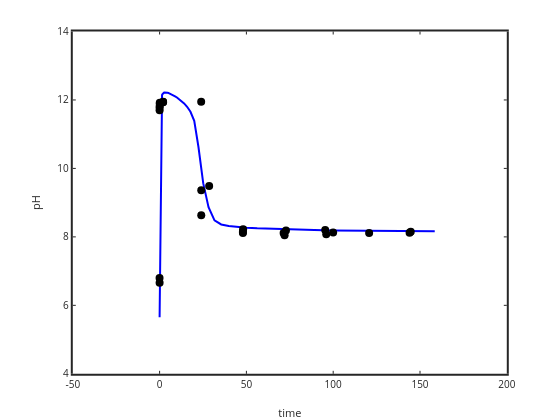

The notebook cell saved with this chart:
### Code cell
plot(time,pHphreeqc,'b-','linewidth',2); ylabel('pH'); xlabel('time')
hold on
%plot(timeres,pHres,'bo')
plot(sampletime,samplepH,'ko','markersize',8,'markerfacecolor','k')
set(gca,'linewidth',2)

### Figure 1 — Plotly figure (JSON) as saved in the notebook; plotly's stock layout.template omitted (floating-point values rounded to 4 significant figures)
{"data": [{"line": {"color": "rgb(0,0,255)", "dash": "solid", "width": 2}, "marker": {"color": "rgb(0,0,255)", "line": {"color": "rgb(0,0,255)"}, "size": 6, "symbol": "none"}, "mode": "lines", "name": "", "showlegend": false, "type": "scatter", "visibility": true, "x": [0, 1.122, 1.259, 1.413, 1.585, 1.778, 1.995, 2.239, 2.512, 2.818, 3.162, 3.548, 3.981, 4.467, 5.012, 5.623, 6.31, 7.079, 7.943, 8.913, 10, 11.22, 12.59, 14.13, 15.85, 17.78, 19.95, 22.39, 25.12, 28.18, 31.62, 35.48, 39.81, 44.67, 50.12, 56.23, 63.1, 70.79, 79.43, 89.13, 100, 112.2, 125.9, 141.3, 158.5], "xaxis": "x", "y": [5.65, 12.1, 12.13, 12.15, 12.16, 12.18, 12.19, 12.2, 12.21, 12.22, 12.22, 12.22, 12.22, 12.21, 12.21, 12.19, 12.18, 12.16, 12.14, 12.11, 12.07, 12.03, 11.97, 11.9, 11.8, 11.65, 11.39, 10.63, 9.57, 8.869, 8.481, 8.363, 8.316, 8.29, 8.27, 8.253, 8.237, 8.222, 8.209, 8.197, 8.188, 8.18, 8.173, 8.169, 8.165], "yaxis": "y"}, {"line": {"color": "rgb(0,0,0)", "width": 0.5}, "marker": {"color": "rgb(0,0,0)", "line": {"color": "rgb(0,0,0)"}, "size": 8, "symbol": "circle"}, "mode": "markers", "name": "", "showlegend": false, "type": "scatter", "visibility": true, "x": [0, 0.1, 2, 24, 48.1, 72.8, 95.4, 120.7, 0, 0.08, 2, 23.95, 28.55, 47.97, 71.43, 99.97, 144.7, -0.03, 0, 0.1, 2, 24, 48, 72, 96, 144], "xaxis": "x", "y": [11.7, 11.92, 11.95, 9.36, 8.22, 8.19, 8.2, 8.11, 6.66, 11.83, 11.93, 11.95, 9.49, 8.14, 8.11, 8.13, 8.15, 6.8, 11.78, 11.89, 11.94, 8.63, 8.11, 8.05, 8.08, 8.12], "yaxis": "y"}], "layout": {"height": 420, "hovermode": "closest", "margin": {"b": 0, "l": 0, "r": 0, "t": 0}, "plot_bgcolor": "rgba(0,0,0,0)", "showlegend": false, "width": 560, "xaxis": {"anchor": "y", "autorange": false, "domain": [0.13, 0.905], "exponentformat": "none", "gridcolor": "rgba(38,38,38,0.15)", "gridwidth": 2, "linecolor": "rgb(38,38,38)", "linewidth": 2, "mirror": "ticks", "range": [-50, 200], "showgrid": false, "showline": true, "side": "bottom", "spikedash": "solid", "spikemode": "across", "spikesides": false, "spikethickness": 1, "tickangle": 0, "tickcolor": "rgb(38,38,38)", "tickfont": {"color": "rgb(38,38,38)", "size": 10}, "ticklen": 3, "ticks": "inside", "ticktext": ["-50", "0", "50", "100", "150", "200"], "tickvals": [-50, 0, 50, 100, 150, 200], "title": {"font": {"color": "rgb(38,38,38)", "size": 11}, "text": "time"}, "type": "linear", "visible": true, "zeroline": false}, "yaxis": {"anchor": "x", "autorange": false, "domain": [0.11, 0.925], "exponentformat": "none", "gridcolor": "rgba(38,38,38,0.15)", "gridwidth": 2, "linecolor": "rgb(38,38,38)", "linewidth": 2, "mirror": "ticks", "range": [4, 14], "showgrid": false, "showline": true, "side": "left", "spikedash": "solid", "spikemode": "across", "spikesides": false, "spikethickness": 1, "tickangle": 0, "tickcolor": "rgb(38,38,38)", "tickfont": {"color": "rgb(38,38,38)", "size": 10}, "ticklen": 3, "ticks": "inside", "ticktext": ["4", "6", "8", "10", "12", "14"], "tickvals": [4, 6, 8, 10, 12, 14], "title": {"font": {"color": "rgb(38,38,38)", "size": 11}, "text": "pH"}, "type": "linear", "visible": true, "zeroline": false}}}
